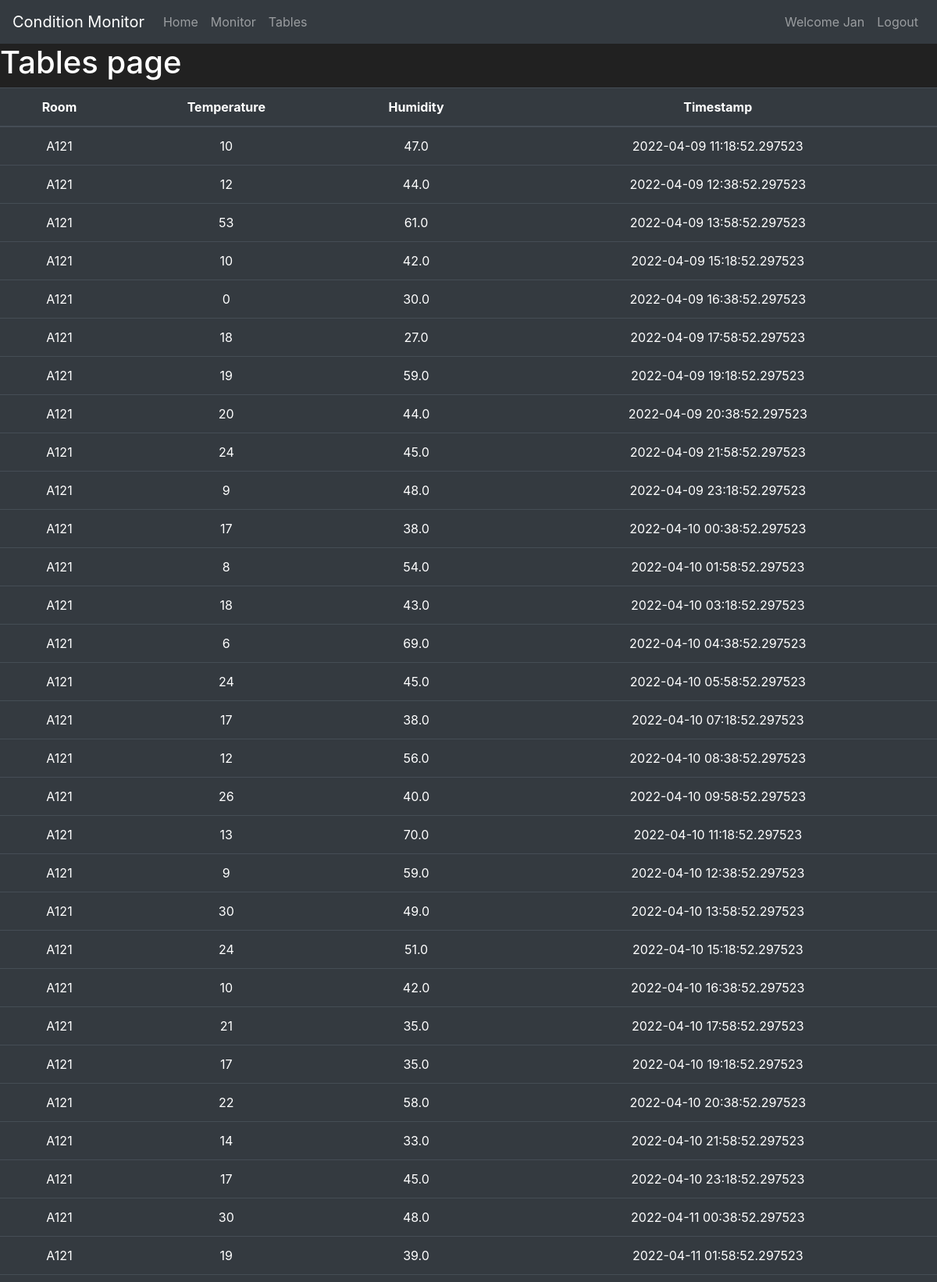
Page /tables/A121 (signed in, upper part) on the committed database.
### condition_monitor/models.py (models this page shows, shortened)
class User(db.Model, UserMixin):
    __tablename__ = "users"
    id = db.Column(db.Integer, primary_key = True)
    username = db.Column(db.String(30), nullable = False, unique = True)
    email = db.Column(db.String(50), nullable = False, unique = True)
    password_hash = db.Column(db.String(60), nullable = False)
    active = db.Column(db.Boolean(), nullable = False, default = True)
    role_id = db.Column(db.Integer, db.ForeignKey("roles.id"), nullable=False)
    @property
    def password(self):
        return self.password_hash
    def role(self):
        return DBConnection().getRoleName(self.role_id)

class Room(db.Model):
    __tablename__ = "rooms"
    id = db.Column(db.Integer, primary_key = True)
    name = db.Column(db.String(10), unique=True, nullable=False)
    description = db.Column(db.String(100))

class Measurement(db.Model):
    __tablename__ = "measurements"
    id = db.Column(db.Integer, primary_key = True)
    roomid = db.Column(db.Integer, db.ForeignKey("rooms.id", ondelete='CASCADE'))
    room = db.relationship('Room', backref=db.backref('measurements', cascade="all, delete"))
    temperature = db.Column(db.Integer)
    humidity = db.Column(db.Float)
    timestamp = db.Column(db.DateTime)

### condition_monitor/routes.py (the view)
@app.route("/tables/<roomname>")
@login_required
def tables_page_room(roomname):
    room = db.getRoom(roomname)
    measurements = {}
    if room != None:
        measurements[room.name] = db.getMeasurementsForRoom(room.id)
    return render_template("tables.html", measurements = measurements)

### condition_monitor/models.py (called while the page is built)
@login_manager.user_loader
def load_user(user_id):
    return User.query.get(int(user_id))

    def __call__(cls, *args, **kwargs):
        if cls not in cls._instances:
            cls._instances[cls] = super(
                Singleton, cls).__call__(*args, **kwargs)
        return cls._instances[cls]

    def getRoom(self, name):
        return self.session.query(Room).filter(Room.name == name).first()

    def getMeasurementsForRoom(self, id):
        return self.session.query(Measurement).filter(Measurement.roomid == id).order_by(Measurement.timestamp).all()

    def getRoleName(self, id):
        return self.session.query(UserRole).filter(UserRole.id == id).first().name

### condition_monitor/templates/tables.html (shortened to what this page needs)
{% extends "base.html" %}
{% block content %}
<h1>Tables page</h1>
    <table class="table table-hover table-dark text-center">
        <thead>
            <tr>
                <th scope="col">Room</th>
                <th scope="col">Temperature</th>
                <th scope="col">Humidity</th>
                <th scope="col">Timestamp</th>
            </tr>
        </thead>
        <tbody>
                {% for key, val in measurements.items() %}
                {% for m in val %}
                <tr>
                    <td>{{ key }}</td>
                    <td>{{ m.temperature }}</td>
                    <td>{{ m.humidity }}</td>
                    <td>{{ m.timestamp }}</td>
                </tr>
                {% endfor %}
                {% endfor %}
        </tbody>
    </table>
{% endblock %}

### condition_monitor/templates/base.html (shortened to what this page needs)
<!doctype html>
<html lang="en">
   <head>
      <link rel="stylesheet" href="https://cdn.jsdelivr.net/npm/bootstrap@4.5.3/dist/css/bootstrap.min.css">
   </head>
   <body>
      <nav class="navbar navbar-expand-md navbar-dark bg-dark">
        <a class="navbar-brand" href="#">Condition Monitor</a>
        <div class="collapse navbar-collapse" id="navbarNav">
            <ul class="navbar-nav mr-auto">
                <li class="nav-item {% if request.path == url_for('home_page') %} active {% endif %}">
                    <a class="nav-link" href="{{ url_for('home_page') }}">Home <span class="sr-only">(current)</span></a>
                </li>
                <li class="nav-item {% if request.path == url_for('monitor_page') %}active{% endif %}">
                    <a class="nav-link" href="{{ url_for('monitor_page') }}">Monitor</a>
                </li>
                <li class="nav-item {% if request.path == url_for('tables_page') %}active{% endif %}">
                    <a class="nav-link" href="{{ url_for('tables_page') }}">Tables</a>
                </li>
            </ul>
            <ul class="navbar-nav">
                {% if current_user.is_authenticated %}
                <li class="nav-item">
                    <span class="nav-link">Welcome {{ current_user.username }}</span>
                </li>
                <li class="nav-item {% if request.path == url_for('logout_page') %}active{% endif %}">
                    <a class="nav-link" href="{{ url_for('logout_page') }}">Logout</a>
                </li>
                {% endif %}
            </ul>
        </div>
    </nav>
      {% block content %}
      {% endblock %}
   </body>
</html>

### condition_monitor/templates/base.html (style rules this page uses)
body { background-color: #212121; color: white }

### rows in the picture
User: username "Jan"
Room: name "A121"
Measurement: temperature "10", humidity "47.0", timestamp "2022-04-09 11:18:52.297523"
Measurement: temperature "12", humidity "44.0", timestamp "2022-04-09 12:38:52.297523"
Measurement: temperature "53", humidity "61.0", timestamp "2022-04-09 13:58:52.297523"
Measurement: temperature "10", humidity "42.0", timestamp "2022-04-09 15:18:52.297523"
Measurement: temperature "0", humidity "30.0", timestamp "2022-04-09 16:38:52.297523"
Measurement: temperature "18", humidity "27.0", timestamp "2022-04-09 17:58:52.297523"
Measurement: temperature "19", humidity "59.0", timestamp "2022-04-09 19:18:52.297523"
Measurement: temperature "20", humidity "44.0", timestamp "2022-04-09 20:38:52.297523"
Measurement: temperature "24", humidity "45.0", timestamp "2022-04-09 21:58:52.297523"
Measurement: temperature "9", humidity "48.0", timestamp "2022-04-09 23:18:52.297523"
Measurement: temperature "17", humidity "38.0", timestamp "2022-04-10 00:38:52.297523"
Measurement: temperature "8", humidity "54.0", timestamp "2022-04-10 01:58:52.297523"
Measurement: temperature "18", humidity "43.0", timestamp "2022-04-10 03:18:52.297523"
Measurement: temperature "6", humidity "69.0", timestamp "2022-04-10 04:38:52.297523"
Measurement: temperature "24", humidity "45.0", timestamp "2022-04-10 05:58:52.297523"
Measurement: temperature "17", humidity "38.0", timestamp "2022-04-10 07:18:52.297523"
Measurement: temperature "12", humidity "56.0", timestamp "2022-04-10 08:38:52.297523"
Measurement: temperature "26", humidity "40.0", timestamp "2022-04-10 09:58:52.297523"
Measurement: temperature "13", humidity "70.0", timestamp "2022-04-10 11:18:52.297523"
Measurement: temperature "9", humidity "59.0", timestamp "2022-04-10 12:38:52.297523"
Measurement: temperature "30", humidity "49.0", timestamp "2022-04-10 13:58:52.297523"
Measurement: temperature "24", humidity "51.0", timestamp "2022-04-10 15:18:52.297523"
Measurement: temperature "10", humidity "42.0", timestamp "2022-04-10 16:38:52.297523"
Measurement: temperature "21", humidity "35.0", timestamp "2022-04-10 17:58:52.297523"
Measurement: temperature "17", humidity "35.0", timestamp "2022-04-10 19:18:52.297523"
Measurement: temperature "22", humidity "58.0", timestamp "2022-04-10 20:38:52.297523"
Measurement: temperature "14", humidity "33.0", timestamp "2022-04-10 21:58:52.297523"
Measurement: temperature "17", humidity "45.0", timestamp "2022-04-10 23:18:52.297523"
Measurement: temperature "30", humidity "48.0", timestamp "2022-04-11 00:38:52.297523"
Measurement: temperature "19", humidity "39.0", timestamp "2022-04-11 01:58:52.297523"
